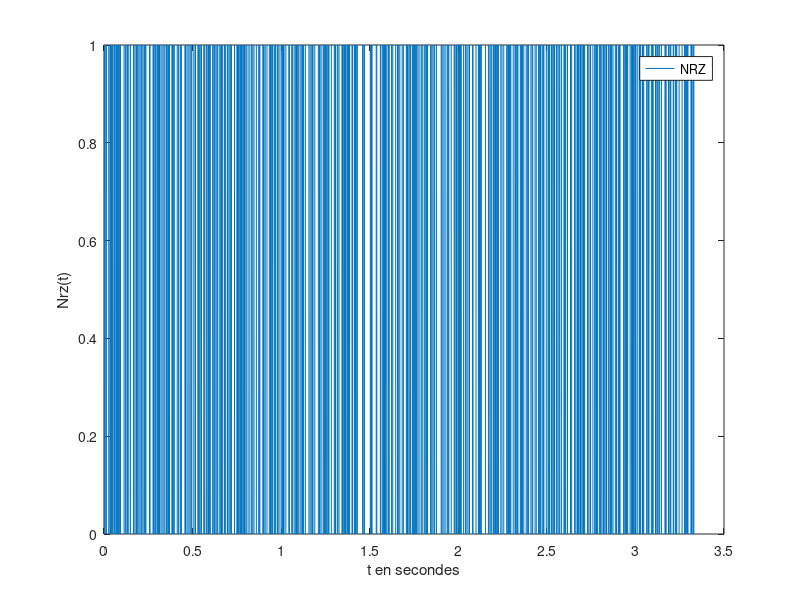

The MATLAB script that drew this image: (Note: this script raises an error after producing the figure.)
clc;
clear all;
close all;

fc = 1080;
delta_f = 100;
f0 = 2000;
f1 = 6000; %changement e valeur poar rapport à l'énoncé
fe = 48000;
Te = 1/fe;
Rb = 300; %Débit binaire
Tb = 1/Rb;
Ts = Tb;
Ns = floor((Ts)/(Te)); %floor partie entière

%% 3 Modem de fréquence
%3.1
%Génération du signal NRZ

bits = randi([0,1],1,1000);
NRZ = kron(bits, ones(1,Ns));
N = length(NRZ);
t = 0:Te:(N-1)*Te;

figure(1)
title('signal NRZ');
plot(t,NRZ);
xlabel('t en secondes')
ylabel('Nrz(t)')
legend('NRZ')

%DSP de NRZ
DSPs_NRZ = pwelch(NRZ,[],[],[],fe,'twosided'); %DSP simulée
DSPt_NRZ = Ts/4*(sinc(linspace(-fe/2,fe/2,length(DSPs_NRZ)).*Ts)).^2+dirac(linspace(-fe/2,fe/2,length(DSPs_NRZ)))/4;

figure(2)
title('DSP NRZ')
semilogy(linspace(-fe/2,fe/2, length(DSPs_NRZ)), fftshift(DSPs_NRZ),'r')
hold on;
xlabel('f');
ylabel('DSP(f)');
semilogy(linspace(-fe/2,fe/2, length(DSPs_NRZ)), DSPt_NRZ, 'b')
legend('DSP théorique NRZ','DSP simulée NRZ')
grid on;

%3.2 Génération du signal modulé en fréquence
phi0 = rand*2*pi;
phi1 = rand*2*pi;
x = (1-NRZ).*cos(2*pi*f0*t+phi0)+NRZ.*cos(2*pi*f1*t+phi1);
figure(3)
plot(t, x)
title('x(k)');
xlabel('t en secondes')
ylabel('x(t)')
legend('x(t)')
grid on;

DSPs_x = pwelch(x, [],[],[],fe,'twosided');
figure(4)
title('DSP x')
semilogy(linspace(-fe/2,fe/2, length(DSPs_x)), fftshift(DSPs_x),'r')
xlabel('f')
ylabel('DSP')
grid on;

%% Canal de transmission à bruit additif, blanc et gaussien
%faire démo trouver formule passe bas idéal

Px = mean(abs(x).^2);

clc;
clear all;
close all;

fc = 1080;
delta_f = 100;
f0 = 2000;
f1 = 6000; %changement e valeur poar rapport à l'énoncé
fe = 48000;
Te = 1/fe;
Rb = 300; %Débit binaire
Tb = 1/Rb;
Ts = Tb;
Ns = floor((Ts)/(Te)); %floor partie entière

%% 3 Modem de fréquence
%3.1
%Génération du signal NRZ

bits = randi([0,1],1,1000);
NRZ = kron(bits, ones(1,Ns));
N = length(NRZ);
t = 0:Te:(N-1)*Te;

figure(1)
title('signal NRZ');
plot(t,NRZ);
xlabel('t en secondes')
ylabel('Nrz(t)')
legend('NRZ')

%DSP de NRZ
DSPs_NRZ = pwelch(NRZ,[],[],[],fe,'twosided'); %DSP simulée
DSPt_NRZ = Ts/4*(sinc(linspace(-fe/2,fe/2,length(DSPs_NRZ)).*Ts)).^2+dirac(linspace(-fe/2,fe/2,length(DSPs_NRZ)))/4;

figure(2)
title('DSP NRZ')
semilogy(linspace(-fe/2,fe/2, length(DSPs_NRZ)), fftshift(DSPs_NRZ),'r')
hold on;
xlabel('f');
ylabel('DSP(f)');
semilogy(linspace(-fe/2,fe/2, length(DSPs_NRZ)), DSPt_NRZ, 'b')
legend('DSP théorique NRZ','DSP simulée NRZ')
grid on;

%3.2 Génération du signal modulé en fréquence
phi0 = rand*2*pi;
phi1 = rand*2*pi;
x = (1-NRZ).*cos(2*pi*f0*t+phi0)+NRZ.*cos(2*pi*f1*t+phi1);
figure(3)
plot(t, x)
title('x(k)');
xlabel('t en secondes')
ylabel('x(t)')
legend('x(t)')
grid on;

DSPs_x = pwelch(x, [],[],[],fe,'twosided');
figure(4)
title('DSP x')
semilogy(linspace(-fe/2,fe/2, length(DSPs_x)), fftshift(DSPs_x),'r')
xlabel('f')
ylabel('DSP')
grid on;

%% Canal de transmission à bruit additif, blanc et gaussien
%faire démo trouver formule passe bas idéal

Px = mean(abs(x).^2);


